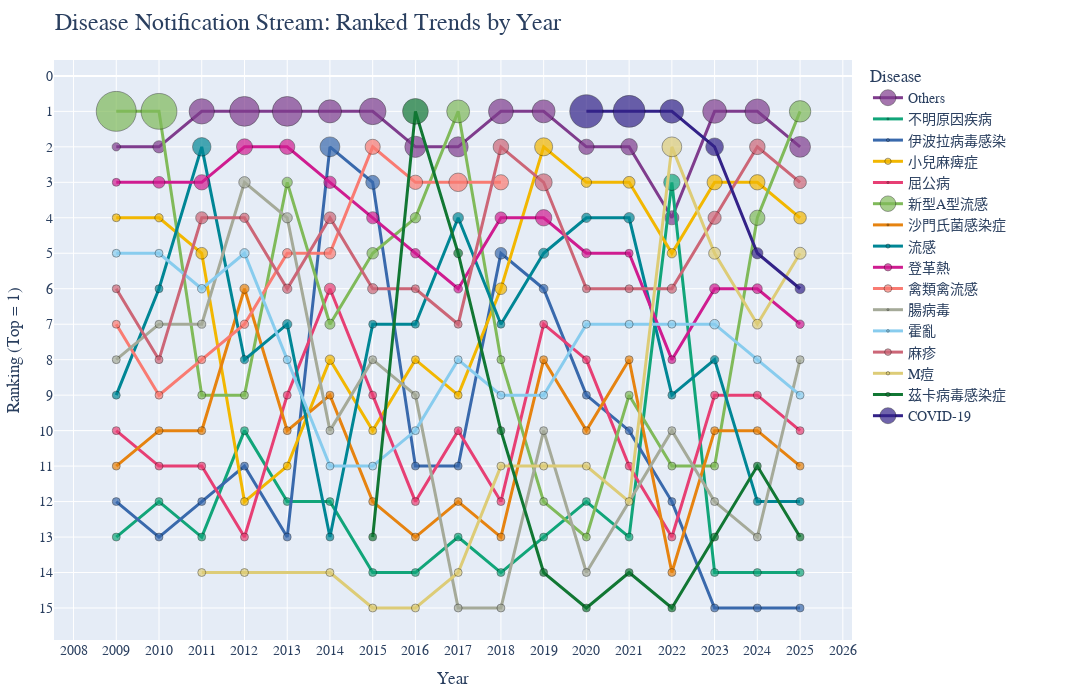

Notebook source saved alongside this figure:
### Markdown cell above
### Disease Sunky bump plot

### Code cell
# sanky bump 
import pandas as pd
import numpy as np
import plotly.graph_objects as go
import plotly.express as px

# 🟢 Assume your df already loaded
df_plot = df.copy()
list_common_diseases = df_plot['disease_name'].value_counts().nlargest(15).index.tolist()

# 🟢 Grouping
df_plot['disease_grouped'] = df_plot['disease_name'].apply(
    lambda x: x if x in list_common_diseases else 'Others'
)
df_plot['date'] = pd.to_datetime(df_plot['date'], errors='coerce')
df_plot['year'] = df_plot['date'].dt.year

# 🟢 Count + Percent
df_counts = (
    df_plot.groupby(['year', 'disease_grouped'])
    .size()
    .reset_index(name='count')
)

df_total = df_counts.groupby('year')['count'].sum().reset_index(name='total')
df_counts = df_counts.merge(df_total, on='year')
df_counts['percent'] = df_counts['count'] / df_counts['total'] * 100

# 🟢 Rank (lower is more frequent)
df_counts['rank'] = df_counts.groupby('year')['count'].rank(ascending=False, method='first')

# 🟢 Assign colors by default order
unique_diseases = df_counts['disease_grouped'].unique()
colors = px.colors.qualitative.Bold + px.colors.qualitative.Safe
color_map = {d: colors[i % len(colors)] for i, d in enumerate(unique_diseases)}

# 🟢 Plot
fig = go.Figure()

for disease in unique_diseases:
    df_d = df_counts[df_counts['disease_grouped'] == disease]
    fig.add_trace(go.Scatter(
        x=df_d['year'],
        y=df_d['rank'],
        mode='lines+markers',
        name=disease,
        line=dict(width=3, color=color_map[disease]),
        marker=dict(
            size=df_d['percent'],
            sizemode='area',
            sizeref=2.*max(df_counts['percent'])/(40.**2),
            sizemin=4,
            color=color_map[disease],
            line=dict(width=0.5, color='black')
        ),
        text=[
            f"{disease}<br>{year}<br>{round(p,1)}%" for disease, year, p in zip(
                df_d['disease_grouped'], df_d['year'], df_d['percent'])
        ],
        hoverinfo='text'
    ))

fig.update_yaxes(
    title='Ranking (Top = 1)',
    autorange='reversed',
    dtick=1,
    tickmode='linear'
)
fig.update_xaxes(
    title='Year',
    tickmode='linear',
    dtick=1
)

fig.update_layout(
    title=dict(
        text="Disease Notification Stream: Ranked Trends by Year",
        font=dict(size=24)
    ),
    font=dict(size=14, family='Microsoft JhengHei'),
    legend=dict(
        title='Disease',
        font=dict(size=14),
        traceorder='normal',
        bgcolor='rgba(255,255,255,0.7)'
    ),
    margin=dict(l=40, r=240, t=60, b=60),
    width=1100,
    height=700
)

fig.show()

### Figure 1 — Plotly figure (JSON) as saved in the notebook; plotly's stock layout.template omitted (floating-point values rounded to 4 significant figures)
{"data": [{"hoverinfo": "text", "line": {"color": "rgb(127, 60, 141)", "width": 3}, "marker": {"color": "rgb(127, 60, 141)", "line": {"color": "black", "width": 0.5}, "size": [3.869, 8.364, 35.93, 49.85, 49.77, 29.99, 39.71, 25.29, 22.64, 34.54, 29.55, 13.16, 15.22, 11.2, 31.8, 34.56, 24.48], "sizemin": 4, "sizemode": "area", "sizeref": 0.1121}, "mode": "lines+markers", "name": "Others", "text": ["Others<br>2009<br>3.9%", "Others<br>2010<br>8.4%", "Others<br>2011<br>35.9%", "Others<br>2012<br>49.8%", "Others<br>2013<br>49.8%", "Others<br>2014<br>30.0%", "Others<br>2015<br>39.7%", "Others<br>2016<br>25.3%", "Others<br>2017<br>22.6%", "Others<br>2018<br>34.5%", "Others<br>2019<br>29.5%", "Others<br>2020<br>13.2%", "Others<br>2021<br>15.2%", "Others<br>2022<br>11.2%", "Others<br>2023<br>31.8%", "Others<br>2024<br>34.6%", "Others<br>2025<br>24.5%"], "type": "scatter", "x": [2009, 2010, 2011, 2012, 2013, 2014, 2015, 2016, 2017, 2018, 2019, 2020, 2021, 2022, 2023, 2024, 2025], "y": [2.0, 2.0, 1.0, 1.0, 1.0, 1.0, 1.0, 2.0, 2.0, 1.0, 1.0, 2.0, 2.0, 4.0, 1.0, 1.0, 2.0]}, {"hoverinfo": "text", "line": {"color": "rgb(17, 165, 121)", "width": 3}, "marker": {"color": "rgb(17, 165, 121)", "line": {"color": "black", "width": 0.5}, "size": [0.02499, 0.01737, 0.08274, 1.185, 0.4683, 0.4176, 0.4762, 0.495, 0.7845, 0.6997, 0.5382, 0.3398, 0.1914, 15.01, 0.3564, 0.2294, 0.6527], "sizemin": 4, "sizemode": "area", "sizeref": 0.1121}, "mode": "lines+markers", "name": "不明原因疾病", "text": ["不明原因疾病<br>2009<br>0.0%", "不明原因疾病<br>2010<br>0.0%", "不明原因疾病<br>2011<br>0.1%", "不明原因疾病<br>2012<br>1.2%", "不明原因疾病<br>2013<br>0.5%", "不明原因疾病<br>2014<br>0.4%", "不明原因疾病<br>2015<br>0.5%", "不明原因疾病<br>2016<br>0.5%", "不明原因疾病<br>2017<br>0.8%", "不明原因疾病<br>2018<br>0.7%", "不明原因疾病<br>2019<br>0.5%", "不明原因疾病<br>2020<br>0.3%", "不明原因疾病<br>2021<br>0.2%", "不明原因疾病<br>2022<br>15.0%", "不明原因疾病<br>2023<br>0.4%", "不明原因疾病<br>2024<br>0.2%", "不明原因疾病<br>2025<br>0.7%"], "type": "scatter", "x": [2009, 2010, 2011, 2012, 2013, 2014, 2015, 2016, 2017, 2018, 2019, 2020, 2021, 2022, 2023, 2024, 2025], "y": [13.0, 12.0, 13.0, 10.0, 12.0, 12.0, 14.0, 14.0, 13.0, 14.0, 13.0, 12.0, 13.0, 3.0, 14.0, 14.0, 14.0]}, {"hoverinfo": "text", "line": {"color": "rgb(57, 105, 172)", "width": 3}, "marker": {"color": "rgb(57, 105, 172)", "line": {"color": "black", "width": 0.5}, "size": [0.05998, 0.008686, 0.1379, 1.084, 0.2129, 22.17, 10.81, 1.568, 0.9339, 7.761, 4.354, 1.143, 0.8615, 0.4154, 0.1188, 0.07645, 0.06527], "sizemin": 4, "sizemode": "area", "sizeref": 0.1121}, "mode": "lines+markers", "name": "伊波拉病毒感染", "text": ["伊波拉病毒感染<br>2009<br>0.1%", "伊波拉病毒感染<br>2010<br>0.0%", "伊波拉病毒感染<br>2011<br>0.1%", "伊波拉病毒感染<br>2012<br>1.1%", "伊波拉病毒感染<br>2013<br>0.2%", "伊波拉病毒感染<br>2014<br>22.2%", "伊波拉病毒感染<br>2015<br>10.8%", "伊波拉病毒感染<br>2016<br>1.6%", "伊波拉病毒感染<br>2017<br>0.9%", "伊波拉病毒感染<br>2018<br>7.8%", "伊波拉病毒感染<br>2019<br>4.4%", "伊波拉病毒感染<br>2020<br>1.1%", "伊波拉病毒感染<br>2021<br>0.9%", "伊波拉病毒感染<br>2022<br>0.4%", "伊波拉病毒感染<br>2023<br>0.1%", "伊波拉病毒感染<br>2024<br>0.1%", "伊波拉病毒感染<br>2025<br>0.1%"], "type": "scatter", "x": [2009, 2010, 2011, 2012, 2013, 2014, 2015, 2016, 2017, 2018, 2019, 2020, 2021, 2022, 2023, 2024, 2025], "y": [12.0, 13.0, 12.0, 11.0, 13.0, 2.0, 3.0, 11.0, 11.0, 5.0, 6.0, 9.0, 10.0, 12.0, 15.0, 15.0, 15.0]}, {"hoverinfo": "text", "line": {"color": "rgb(242, 183, 1)", "width": 3}, "marker": {"color": "rgb(242, 183, 1)", "line": {"color": "black", "width": 0.5}, "size": [1.874, 3.874, 7.75, 0.8466, 1.831, 5.011, 2.095, 2.145, 2.428, 7.634, 18.4, 5.931, 7.945, 4.949, 12.91, 13.26, 8.812], "sizemin": 4, "sizemode": "area", "sizeref": 0.1121}, "mode": "lines+markers", "name": "小兒麻痺症", "text": ["小兒麻痺症<br>2009<br>1.9%", "小兒麻痺症<br>2010<br>3.9%", "小兒麻痺症<br>2011<br>7.7%", "小兒麻痺症<br>2012<br>0.8%", "小兒麻痺症<br>2013<br>1.8%", "小兒麻痺症<br>2014<br>5.0%", "小兒麻痺症<br>2015<br>2.1%", "小兒麻痺症<br>2016<br>2.1%", "小兒麻痺症<br>2017<br>2.4%", "小兒麻痺症<br>2018<br>7.6%", "小兒麻痺症<br>2019<br>18.4%", "小兒麻痺症<br>2020<br>5.9%", "小兒麻痺症<br>2021<br>7.9%", "小兒麻痺症<br>2022<br>4.9%", "小兒麻痺症<br>2023<br>12.9%", "小兒麻痺症<br>2024<br>13.3%", "小兒麻痺症<br>2025<br>8.8%"], "type": "scatter", "x": [2009, 2010, 2011, 2012, 2013, 2014, 2015, 2016, 2017, 2018, 2019, 2020, 2021, 2022, 2023, 2024, 2025], "y": [4.0, 4.0, 5.0, 12.0, 11.0, 8.0, 10.0, 8.0, 9.0, 6.0, 2.0, 3.0, 3.0, 5.0, 3.0, 3.0, 4.0]}, {"hoverinfo": "text", "line": {"color": "rgb(231, 63, 116)", "width": 3}, "marker": {"color": "rgb(231, 63, 116)", "line": {"color": "black", "width": 0.5}, "size": [0.1999, 0.3214, 0.6619, 0.7789, 2.937, 6.948, 2.524, 1.073, 1.233, 1.463, 2.642, 1.421, 0.5743, 0.3973, 1.465, 1.567, 3.133], "sizemin": 4, "sizemode": "area", "sizeref": 0.1121}, "mode": "lines+markers", "name": "屈公病", "text": ["屈公病<br>2009<br>0.2%", "屈公病<br>2010<br>0.3%", "屈公病<br>2011<br>0.7%", "屈公病<br>2012<br>0.8%", "屈公病<br>2013<br>2.9%", "屈公病<br>2014<br>6.9%", "屈公病<br>2015<br>2.5%", "屈公病<br>2016<br>1.1%", "屈公病<br>2017<br>1.2%", "屈公病<br>2018<br>1.5%", "屈公病<br>2019<br>2.6%", "屈公病<br>2020<br>1.4%", "屈公病<br>2021<br>0.6%", "屈公病<br>2022<br>0.4%", "屈公病<br>2023<br>1.5%", "屈公病<br>2024<br>1.6%", "屈公病<br>2025<br>3.1%"], "type": "scatter", "x": [2009, 2010, 2011, 2012, 2013, 2014, 2015, 2016, 2017, 2018, 2019, 2020, 2021, 2022, 2023, 2024, 2025], "y": [10.0, 11.0, 11.0, 13.0, 9.0, 6.0, 9.0, 12.0, 10.0, 12.0, 7.0, 8.0, 11.0, 13.0, 9.0, 9.0, 10.0]}, {"hoverinfo": "text", "line": {"color": "rgb(128, 186, 90)", "width": 3}, "marker": {"color": "rgb(128, 186, 90)", "line": {"color": "black", "width": 0.5}, "size": [89.7, 72.29, 2.427, 2.066, 5.917, 5.695, 7.524, 5.982, 29.44, 2.29, 0.9295, 0.2162, 0.8934, 0.5418, 0.7129, 13.07, 25.91], "sizemin": 4, "sizemode": "area", "sizeref": 0.1121}, "mode": "lines+markers", "name": "新型A型流感", "text": ["新型A型流感<br>2009<br>89.7%", "新型A型流感<br>2010<br>72.3%", "新型A型流感<br>2011<br>2.4%", "新型A型流感<br>2012<br>2.1%", "新型A型流感<br>2013<br>5.9%", "新型A型流感<br>2014<br>5.7%", "新型A型流感<br>2015<br>7.5%", "新型A型流感<br>2016<br>6.0%", "新型A型流感<br>2017<br>29.4%", "新型A型流感<br>2018<br>2.3%", "新型A型流感<br>2019<br>0.9%", "新型A型流感<br>2020<br>0.2%", "新型A型流感<br>2021<br>0.9%", "新型A型流感<br>2022<br>0.5%", "新型A型流感<br>2023<br>0.7%", "新型A型流感<br>2024<br>13.1%", "新型A型流感<br>2025<br>25.9%"], "type": "scatter", "x": [2009, 2010, 2011, 2012, 2013, 2014, 2015, 2016, 2017, 2018, 2019, 2020, 2021, 2022, 2023, 2024, 2025], "y": [1.0, 1.0, 9.0, 9.0, 3.0, 7.0, 5.0, 4.0, 1.0, 8.0, 12.0, 13.0, 9.0, 11.0, 11.0, 4.0, 1.0]}, {"hoverinfo": "text", "line": {"color": "rgb(230, 131, 16)", "width": 3}, "marker": {"color": "rgb(230, 131, 16)", "line": {"color": "black", "width": 0.5}, "size": [0.105, 0.3648, 1.6, 4.741, 1.873, 2.392, 1.476, 0.6188, 0.8592, 1.081, 2.642, 0.865, 1.883, 0.3793, 1.426, 0.9939, 1.501], "sizemin": 4, "sizemode": "area", "sizeref": 0.1121}, "mode": "lines+markers", "name": "沙門氏菌感染症", "text": ["沙門氏菌感染症<br>2009<br>0.1%", "沙門氏菌感染症<br>2010<br>0.4%", "沙門氏菌感染症<br>2011<br>1.6%", "沙門氏菌感染症<br>2012<br>4.7%", "沙門氏菌感染症<br>2013<br>1.9%", "沙門氏菌感染症<br>2014<br>2.4%", "沙門氏菌感染症<br>2015<br>1.5%", "沙門氏菌感染症<br>2016<br>0.6%", "沙門氏菌感染症<br>2017<br>0.9%", "沙門氏菌感染症<br>2018<br>1.1%", "沙門氏菌感染症<br>2019<br>2.6%", "沙門氏菌感染症<br>2020<br>0.9%", "沙門氏菌感染症<br>2021<br>1.9%", "沙門氏菌感染症<br>2022<br>0.4%", "沙門氏菌感染症<br>2023<br>1.4%", "沙門氏菌感染症<br>2024<br>1.0%", "沙門氏菌感染症<br>2025<br>1.5%"], "type": "scatter", "x": [2009, 2010, 2011, 2012, 2013, 2014, 2015, 2016, 2017, 2018, 2019, 2020, 2021, 2022, 2023, 2024, 2025], "y": [11.0, 10.0, 10.0, 6.0, 10.0, 9.0, 12.0, 13.0, 12.0, 13.0, 8.0, 10.0, 8.0, 14.0, 10.0, 10.0, 11.0]}, {"hoverinfo": "text", "line": {"color": "rgb(0, 134, 149)", "width": 3}, "marker": {"color": "rgb(0, 134, 149)", "line": {"color": "black", "width": 0.5}, "size": [0.2099, 1.685, 19.28, 3.827, 4.896, 0.4176, 2.905, 2.351, 6.313, 3.053, 5.773, 4.974, 6.222, 2.023, 3.842, 0.7645, 1.24], "sizemin": 4, "sizemode": "area", "sizeref": 0.1121}, "mode": "lines+markers", "name": "流感", "text": ["流感<br>2009<br>0.2%", "流感<br>2010<br>1.7%", "流感<br>2011<br>19.3%", "流感<br>2012<br>3.8%", "流感<br>2013<br>4.9%", "流感<br>2014<br>0.4%", "流感<br>2015<br>2.9%", "流感<br>2016<br>2.4%", "流感<br>2017<br>6.3%", "流感<br>2018<br>3.1%", "流感<br>2019<br>5.8%", "流感<br>2020<br>5.0%", "流感<br>2021<br>6.2%", "流感<br>2022<br>2.0%", "流感<br>2023<br>3.8%", "流感<br>2024<br>0.8%", "流感<br>2025<br>1.2%"], "type": "scatter", "x": [2009, 2010, 2011, 2012, 2013, 2014, 2015, 2016, 2017, 2018, 2019, 2020, 2021, 2022, 2023, 2024, 2025], "y": [9.0, 6.0, 2.0, 8.0, 7.0, 13.0, 7.0, 7.0, 4.0, 7.0, 5.0, 4.0, 4.0, 9.0, 8.0, 12.0, 12.0]}, {"hoverinfo": "text", "line": {"color": "rgb(207, 28, 144)", "width": 3}, "marker": {"color": "rgb(207, 28, 144)", "line": {"color": "black", "width": 0.5}, "size": [2.009, 7.869, 13.18, 14.49, 13.07, 8.542, 8.286, 5.074, 4.184, 7.824, 15.12, 4.665, 2.967, 2.872, 5.624, 5.466, 3.982], "sizemin": 4, "sizemode": "area", "sizeref": 0.1121}, "mode": "lines+markers", "name": "登革熱", "text": ["登革熱<br>2009<br>2.0%", "登革熱<br>2010<br>7.9%", "登革熱<br>2011<br>13.2%", "登革熱<br>2012<br>14.5%", "登革熱<br>2013<br>13.1%", "登革熱<br>2014<br>8.5%", "登革熱<br>2015<br>8.3%", "登革熱<br>2016<br>5.1%", "登革熱<br>2017<br>4.2%", "登革熱<br>2018<br>7.8%", "登革熱<br>2019<br>15.1%", "登革熱<br>2020<br>4.7%", "登革熱<br>2021<br>3.0%", "登革熱<br>2022<br>2.9%", "登革熱<br>2023<br>5.6%", "登革熱<br>2024<br>5.5%", "登革熱<br>2025<br>4.0%"], "type": "scatter", "x": [2009, 2010, 2011, 2012, 2013, 2014, 2015, 2016, 2017, 2018, 2019, 2020, 2021, 2022, 2023, 2024, 2025], "y": [3.0, 3.0, 3.0, 2.0, 2.0, 3.0, 4.0, 5.0, 6.0, 4.0, 4.0, 5.0, 5.0, 8.0, 6.0, 6.0, 7.0]}, {"hoverinfo": "text", "line": {"color": "rgb(249, 123, 114)", "width": 3}, "marker": {"color": "rgb(249, 123, 114)", "line": {"color": "black", "width": 0.5}, "size": [0.3749, 0.5385, 2.841, 3.928, 5.023, 7.555, 12.9, 11.55, 19.35, 13.1], "sizemin": 4, "sizemode": "area", "sizeref": 0.1121}, "mode": "lines+markers", "name": "禽類禽流感", "text": ["禽類禽流感<br>2009<br>0.4%", "禽類禽流感<br>2010<br>0.5%", "禽類禽流感<br>2011<br>2.8%", "禽類禽流感<br>2012<br>3.9%", "禽類禽流感<br>2013<br>5.0%", "禽類禽流感<br>2014<br>7.6%", "禽類禽流感<br>2015<br>12.9%", "禽類禽流感<br>2016<br>11.6%", "禽類禽流感<br>2017<br>19.4%", "禽類禽流感<br>2018<br>13.1%"], "type": "scatter", "x": [2009, 2010, 2011, 2012, 2013, 2014, 2015, 2016, 2017, 2018], "y": [7.0, 9.0, 8.0, 7.0, 5.0, 5.0, 2.0, 3.0, 3.0, 3.0]}, {"hoverinfo": "text", "line": {"color": "rgb(165, 170, 153)", "width": 3}, "marker": {"color": "rgb(165, 170, 153)", "line": {"color": "black", "width": 0.5}, "size": [0.2949, 1.32, 3.696, 7.382, 5.875, 1.746, 2.571, 1.733, 0.2988, 0.6361, 1.027, 0.1236, 0.9211, 0.6337, 0.344, 3.525], "sizemin": 4, "sizemode": "area", "sizeref": 0.1121}, "mode": "lines+markers", "name": "腸病毒", "text": ["腸病毒<br>2009<br>0.3%", "腸病毒<br>2010<br>1.3%", "腸病毒<br>2011<br>3.7%", "腸病毒<br>2012<br>7.4%", "腸病毒<br>2013<br>5.9%", "腸病毒<br>2014<br>1.7%", "腸病毒<br>2015<br>2.6%", "腸病毒<br>2016<br>1.7%", "腸病毒<br>2017<br>0.3%", "腸病毒<br>2018<br>0.6%", "腸病毒<br>2019<br>1.0%", "腸病毒<br>2020<br>0.1%", "腸病毒<br>2022<br>0.9%", "腸病毒<br>2023<br>0.6%", "腸病毒<br>2024<br>0.3%", "腸病毒<br>2025<br>3.5%"], "type": "scatter", "x": [2009, 2010, 2011, 2012, 2013, 2014, 2015, 2016, 2017, 2018, 2019, 2020, 2022, 2023, 2024, 2025], "y": [8.0, 7.0, 7.0, 3.0, 4.0, 10.0, 8.0, 9.0, 15.0, 15.0, 10.0, 14.0, 10.0, 12.0, 13.0, 8.0]}, {"hoverinfo": "text", "line": {"color": "rgb(136, 204, 238)", "width": 3}, "marker": {"color": "rgb(136, 204, 238)", "line": {"color": "black", "width": 0.5}, "size": [0.7947, 2.024, 4.082, 4.843, 3.15, 1.215, 1.905, 1.609, 3.026, 2.29, 1.321, 1.606, 2.425, 3.215, 5.228, 2.714, 3.329], "sizemin": 4, "sizemode": "area", "sizeref": 0.1121}, "mode": "lines+markers", "name": "霍亂", "text": ["霍亂<br>2009<br>0.8%", "霍亂<br>2010<br>2.0%", "霍亂<br>2011<br>4.1%", "霍亂<br>2012<br>4.8%", "霍亂<br>2013<br>3.2%", "霍亂<br>2014<br>1.2%", "霍亂<br>2015<br>1.9%", "霍亂<br>2016<br>1.6%", "霍亂<br>2017<br>3.0%", "霍亂<br>2018<br>2.3%", "霍亂<br>2019<br>1.3%", "霍亂<br>2020<br>1.6%", "霍亂<br>2021<br>2.4%", "霍亂<br>2022<br>3.2%", "霍亂<br>2023<br>5.2%", "霍亂<br>2024<br>2.7%", "霍亂<br>2025<br>3.3%"], "type": "scatter", "x": [2009, 2010, 2011, 2012, 2013, 2014, 2015, 2016, 2017, 2018, 2019, 2020, 2021, 2022, 2023, 2024, 2025], "y": [5.0, 5.0, 6.0, 5.0, 8.0, 11.0, 11.0, 10.0, 8.0, 9.0, 9.0, 7.0, 7.0, 7.0, 7.0, 8.0, 9.0]}, {"hoverinfo": "text", "line": {"color": "rgb(204, 102, 119)", "width": 3}, "marker": {"color": "rgb(204, 102, 119)", "line": {"color": "black", "width": 0.5}, "size": [0.4798, 1.32, 8.301, 4.944, 4.981, 7.859, 5.857, 3.3, 3.549, 13.68, 16.39, 2.904, 2.808, 4.804, 9.822, 13.69, 8.943], "sizemin": 4, "sizemode": "area", "sizeref": 0.1121}, "mode": "lines+markers", "name": "麻疹", "text": ["麻疹<br>2009<br>0.5%", "麻疹<br>2010<br>1.3%", "麻疹<br>2011<br>8.3%", "麻疹<br>2012<br>4.9%", "麻疹<br>2013<br>5.0%", "麻疹<br>2014<br>7.9%", "麻疹<br>2015<br>5.9%", "麻疹<br>2016<br>3.3%", "麻疹<br>2017<br>3.5%", "麻疹<br>2018<br>13.7%", "麻疹<br>2019<br>16.4%", "麻疹<br>2020<br>2.9%", "麻疹<br>2021<br>2.8%", "麻疹<br>2022<br>4.8%", "麻疹<br>2023<br>9.8%", "麻疹<br>2024<br>13.7%", "麻疹<br>2025<br>8.9%"], "type": "scatter", "x": [2009, 2010, 2011, 2012, 2013, 2014, 2015, 2016, 2017, 2018, 2019, 2020, 2021, 2022, 2023, 2024, 2025], "y": [6.0, 8.0, 4.0, 4.0, 6.0, 4.0, 6.0, 6.0, 7.0, 2.0, 3.0, 6.0, 6.0, 6.0, 4.0, 2.0, 3.0]}, {"hoverinfo": "text", "line": {"color": "rgb(221, 204, 119)", "width": 3}, "marker": {"color": "rgb(221, 204, 119)", "line": {"color": "black", "width": 0.5}, "size": [0.02758, 0.03386, 0.03797, 0.04762, 0.1238, 0.4483, 1.781, 0.9295, 0.3707, 0.4467, 22.09, 7.96, 5.352, 8.094], "sizemin": 4, "sizemode": "area", "sizeref": 0.1121}, "mode": "lines+markers", "name": "M痘", "text": ["M痘<br>2011<br>0.0%", "M痘<br>2012<br>0.0%", "M痘<br>2014<br>0.0%", "M痘<br>2015<br>0.0%", "M痘<br>2016<br>0.1%", "M痘<br>2017<br>0.4%", "M痘<br>2018<br>1.8%", "M痘<br>2019<br>0.9%", "M痘<br>2020<br>0.4%", "M痘<br>2021<br>0.4%", "M痘<br>2022<br>22.1%", "M痘<br>2023<br>8.0%", "M痘<br>2024<br>5.4%", "M痘<br>2025<br>8.1%"], "type": "scatter", "x": [2011, 2012, 2014, 2015, 2016, 2017, 2018, 2019, 2020, 2021, 2022, 2023, 2024, 2025], "y": [14.0, 14.0, 14.0, 15.0, 15.0, 14.0, 11.0, 11.0, 11.0, 12.0, 2.0, 5.0, 7.0, 5.0]}, {"hoverinfo": "text", "line": {"color": "rgb(17, 119, 51)", "width": 3}, "marker": {"color": "rgb(17, 119, 51)", "line": {"color": "black", "width": 0.5}, "size": [0.9048, 37.09, 4.52, 2.163, 0.3914, 0.1236, 0.1595, 0.07224, 0.396, 0.841, 0.718], "sizemin": 4, "sizemode": "area", "sizeref": 0.1121}, "mode": "lines+markers", "name": "茲卡病毒感染症", "text": ["茲卡病毒感染症<br>2015<br>0.9%", "茲卡病毒感染症<br>2016<br>37.1%", "茲卡病毒感染症<br>2017<br>4.5%", "茲卡病毒感染症<br>2018<br>2.2%", "茲卡病毒感染症<br>2019<br>0.4%", "茲卡病毒感染症<br>2020<br>0.1%", "茲卡病毒感染症<br>2021<br>0.2%", "茲卡病毒感染症<br>2022<br>0.1%", "茲卡病毒感染症<br>2023<br>0.4%", "茲卡病毒感染症<br>2024<br>0.8%", "茲卡病毒感染症<br>2025<br>0.7%"], "type": "scatter", "x": [2015, 2016, 2017, 2018, 2019, 2020, 2021, 2022, 2023, 2024, 2025], "y": [13.0, 1.0, 5.0, 10.0, 14.0, 15.0, 14.0, 15.0, 13.0, 11.0, 13.0]}, {"hoverinfo": "text", "line": {"color": "rgb(51, 34, 136)", "width": 3}, "marker": {"color": "rgb(51, 34, 136)", "line": {"color": "black", "width": 0.5}, "size": [62.16, 57.4, 31.12, 17.7, 7.072, 5.614], "sizemin": 4, "sizemode": "area", "sizeref": 0.1121}, "mode": "lines+markers", "name": "COVID-19", "text": ["COVID-19<br>2020<br>62.2%", "COVID-19<br>2021<br>57.4%", "COVID-19<br>2022<br>31.1%", "COVID-19<br>2023<br>17.7%", "COVID-19<br>2024<br>7.1%", "COVID-19<br>2025<br>5.6%"], "type": "scatter", "x": [2020, 2021, 2022, 2023, 2024, 2025], "y": [1.0, 1.0, 1.0, 2.0, 5.0, 6.0]}], "layout": {"font": {"family": "Microsoft JhengHei", "size": 14}, "height": 700, "legend": {"bgcolor": "rgba(255,255,255,0.7)", "font": {"size": 14}, "title": {"text": "Disease"}, "traceorder": "normal"}, "margin": {"b": 60, "l": 40, "r": 240, "t": 60}, "title": {"font": {"size": 24}, "text": "Disease Notification Stream: Ranked Trends by Year"}, "width": 1100, "xaxis": {"dtick": 1, "tickmode": "linear", "title": {"text": "Year"}}, "yaxis": {"autorange": "reversed", "dtick": 1, "tickmode": "linear", "title": {"text": "Ranking (Top = 1)"}}}}
